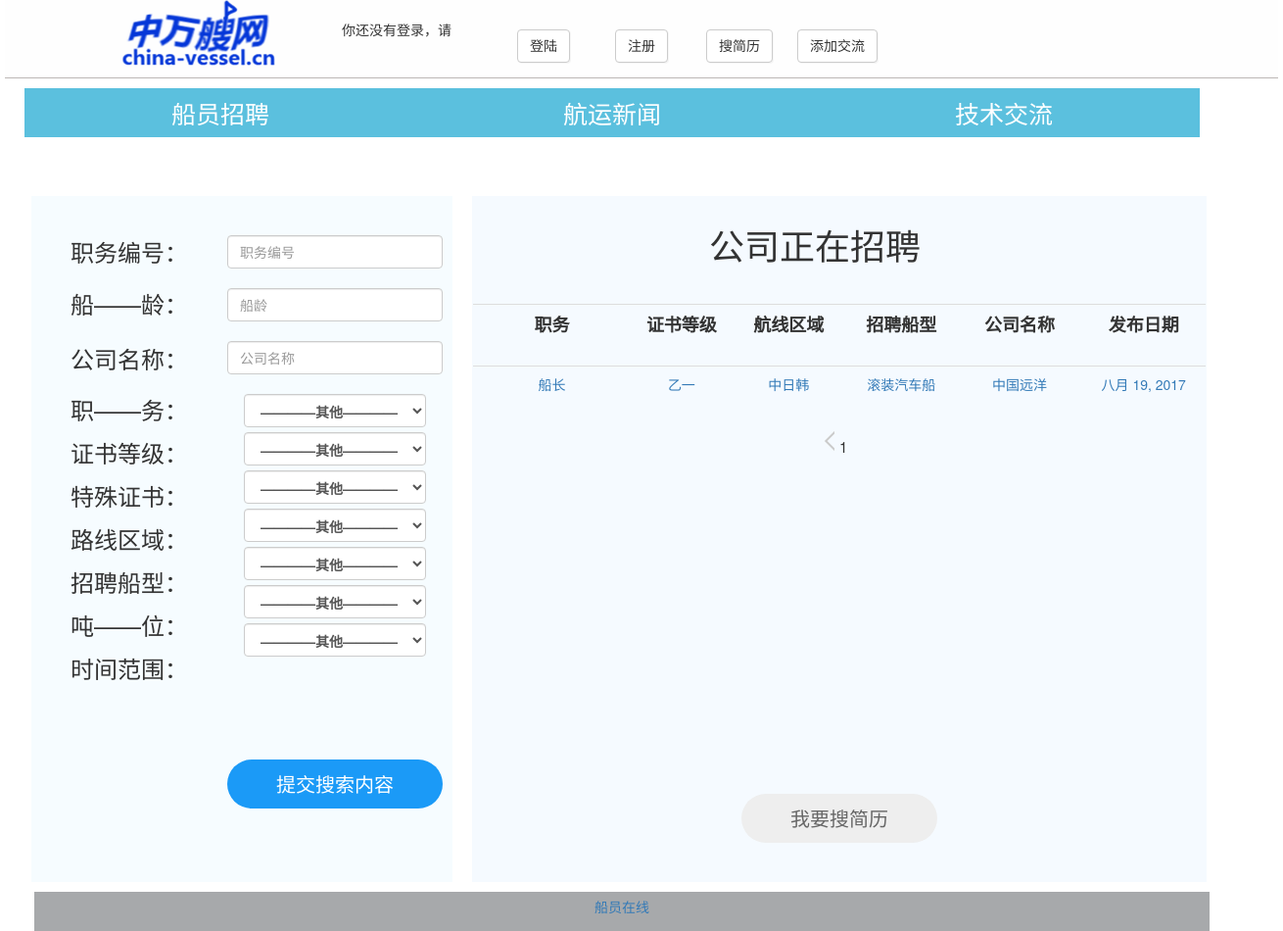
Before: / with the older database file.
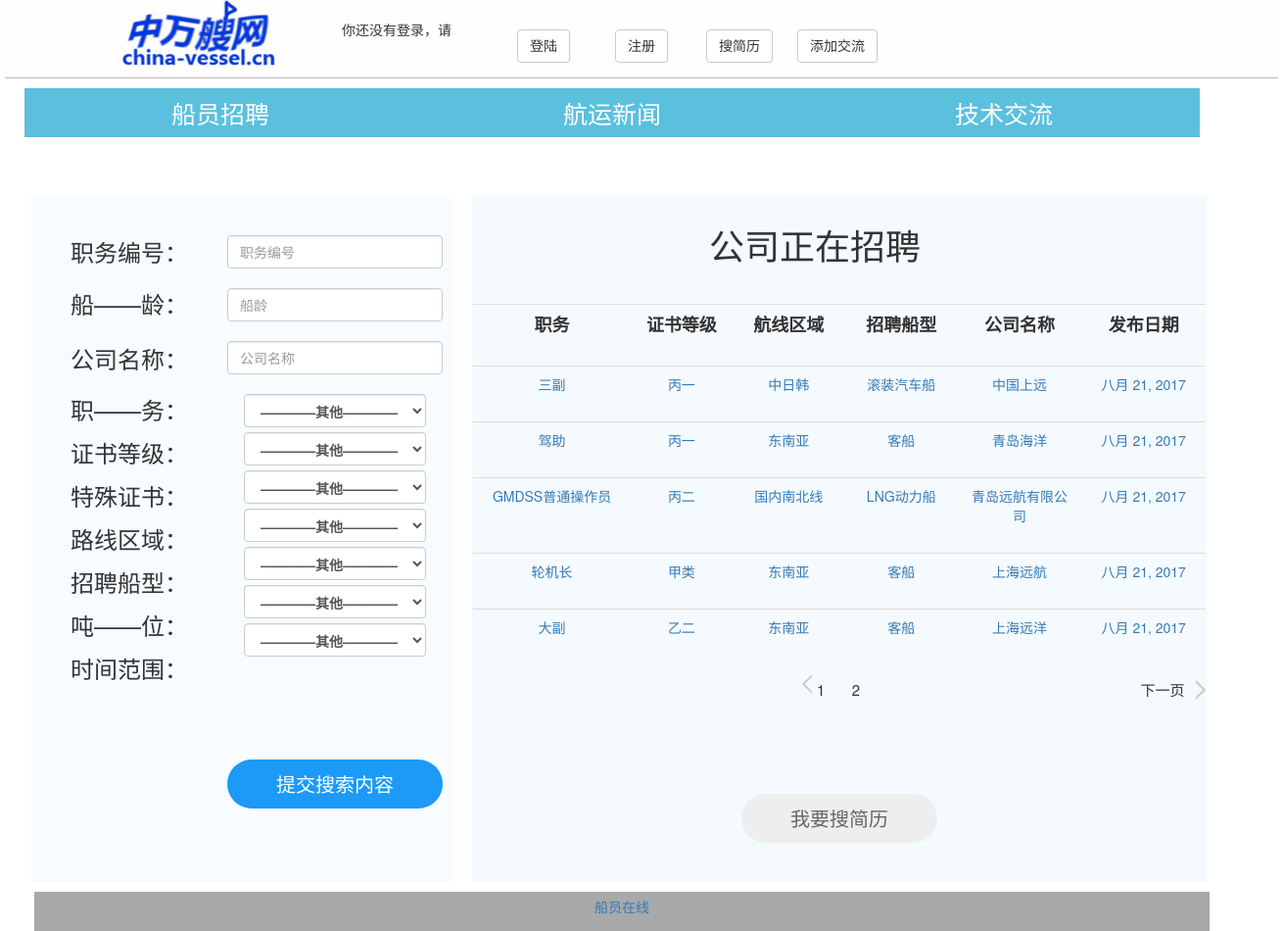
After: the same page with the newer database file.
### shipmanager/models.py (models this page shows, shortened)
class Library(models.Model):
    duty = models.CharField(max_length=70, null=True)
    duty_id = models.CharField('职务编号',max_length=20, null=True)
    ship_age = models.CharField('船龄',max_length=10, null=True)
    company_name = models.CharField('公司名称', max_length=300, null=True)
    certificate_level = models.CharField('证书等级', max_length=200, null=True)
    special_certificate = models.CharField('特殊证书', max_length=300, null=True)
    route_area = models.CharField('路线区域', max_length=300, null=True)
    recruitment_ship = models.CharField('招聘船型', max_length=300, null=True)
    tonnage = models.CharField('吨位', max_length=200, null=True)
    post_time = models.DateField('搜索时间', max_length=300, null=True, auto_now=True)
    time = models.CharField('搜索时间', max_length=300, null=True)
    onboard_location = models.CharField('上船地点', max_length=300, null=True)
    onboard_time = models.CharField('上船时间', max_length=200, null=True)
    salary = models.CharField('提供月薪', max_length=300, null=True)
    contract = models.CharField('合同年限', max_length=300, null=True)
    require = models.TextField('具体要求', max_length=300, null=True)
    QQ = models.CharField('在线QQ', max_length=300, null=True)
    contact = models.CharField('联系人', max_length=300, null=True)
    tel = models.CharField('公司电话', max_length=300, null=True)
    address = models.CharField('公司地址', max_length=300, null=True)
    property = models.CharField('公司性质', max_length=200, null=True)
    email = models.CharField('电子邮箱', max_length=300, null=True)
    introduction = models.TextField('公司介绍', max_length=300, null=True)
    class Meta:
        ordering = ['-post_time']

### shipmanager/views.py (the view)
# urls.py: url(r'^$', views.Search.as_view(), name='search'),
class Search(ListView):
    template_name = "recruit/search.html"
    context_object_name = "recruit_list"
    def get_queryset(self):
        search_ship_age = self.request.GET.get('search_ship_age')
        search_duty = self.request.GET.get('search_duty')
        search_duty_id = self.request.GET.get('search_duty_id')
        search_company_name = self.request.GET.get('search_company_name')
        search_certificate_level = self.request.GET.get('search_certificate_level')
        search_special_certificate = self.request.GET.get('search_special_certificate')
        search_route_area = self.request.GET.get('search_route_area')
        search_recruitment_ship = self.request.GET.get('search_recruitment_ship')
        search_tonnage = self.request.GET.get('search_tonnage')
        search_time = self.request.GET.get('search_time')
        self.request.session["ship_age"] = search_ship_age
        self.request.session["duty"] = search_duty
        self.request.session["duty_id"] = search_duty_id
        self.request.session["company_name"] = search_company_name
        self.request.session["certificate_level"] = search_certificate_level
        self.request.session["special_certificate"] = search_special_certificate
        self.request.session["route_area"] = search_route_area
        self.request.session["recruitment_ship"] = search_recruitment_ship
        self.request.session["tonnage"] = search_tonnage
        self.request.session["time"] = search_time
        recruit_list = Library.objects.all()
        if search_duty:
            Information.objects.create(
                ship_age=search_ship_age,
                duty=search_duty,
                duty_id=search_duty_id,
                company_name=search_company_name,
                certificate_level=search_certificate_level,
                special_certificate=search_special_certificate,
                route_area=search_route_area,
                recruitment_ship=search_recruitment_ship,
                tonnage=search_tonnage,
                time=search_time,
            )
        else:
            return recruit_list
    def get_context_data(self, **kwargs):
        return super(Search, self).get_context_data(**kwargs)

### shipmanager/templatetags/paginate_tags.py (called while the page is built)
def get_right(current_page, right, num_pages):
    if current_page == num_pages:
        return []
    return [i + 1 for i in range(current_page, current_page + right - 1)
            if i < num_pages - 1]

### templates/recruit/search.html (shortened to what this page needs)
{% extends 'base.html' %}
{% block content %}
<html lang="en">
<head>
</head>
<body onload="test1()">
<center>
    <div style="width: 1246px;height: 600px;padding-right: 20px;  padding-top: 30px">
        <div style="width: 450px;height: 700px;float: left">
            <div id="left">
                <br/>
                <h3 id="text1">职务编号：</h3>
                <h3 id="text1">船——龄：</h3>
                <h3 style="line-height: 40px">公司名称：</h3>
                <h3 id="text2">职——务：</h3>
                <h3 id="text2">证书等级：</h3>
                <h3 id="text2">特殊证书：</h3>
                <h3 id="text2">路线区域：</h3>
                <h3 id="text2">招聘船型：</h3>
                <h3 id="text2">吨——位：</h3>
                <h3 id="text2">时间范围：</h3>
                <br/><br/><br/>
            </div>
            <div id="right">
                <form role="search" method="get" id="form1" style="float:left">
                    <br/>
                    <input class="form-control" type="text" name="search_duty_id" placeholder="职务编号"><br/>
                    <input class="form-control" type="text" name="search_ship_age" placeholder="船龄"><br/>
                    <input class="form-control" type="text" name="search_company_name" placeholder="公司名称"><br/>
                    <label for="duty">
                        <select name="search_duty" class="form-control">
                            <option value="">————其他————</option>
                        </select>
                    </label><br/>
                    <label for="certificate_level">
                        <select name="search_certificate_level" class="form-control">
                            <option value="">————其他————</option>
                        </select>
                    </label><br/>
                    <label for="special_certificate">
                        <select name="search_special_certificate" class="form-control">
                            <option value="">————其他————</option>
                        </select>
                    </label><br/>
                    <label for="route_area">
                        <select name="search_route_area" class="form-control">
                            <option value="">————其他————</option>
                        </select>
                    </label><br/>
                    <label for="recruitment_ship">
                        <select name="search_recruitment_ship" class="form-control">
                            <option value="">————其他————</option>
                        </select>
                    </label><br/>
                    <label for="tonnage">
                        <select name="search_tonnage" class="form-control">
                            <option value="">————其他————</option>
                        </select>
                    </label><br/>
                    <label for="time">
                        <select name="search_time" class="form-control">
                            <option value="">————其他————</option>
                        </select>
                    </label><br/><br/><br/><br/><br/><br/>
                    <input type="submit" class="button button-primary button-pill button-large" value="提交搜索内容" onclick=test()>
                </form>
            </div>
        </div>
        <div style="float: left; padding-left: 0px">
            <div style="width: 750px; height: 700px;background-color: #f5faff">
                <div id="title">
                        <h1>公司正在招聘</h1>
                </div><br/><br/><br/><br/>
                <div style="width: 748px;height:500px">
                    <table class="table table-hover">
                        <tr>
                            <th style="width: 140px;text-align: center"><font size="4pt">职务</font></th>
                            <th style="width: 90px;text-align: center"><font size="4pt">证书等级</font></th>
                            <th style="width: 100px;text-align: center"><font size="4pt">航线区域</font></th>
                            <th style="width: 100px;text-align: center"><font size="4pt">招聘船型</font></th>
                            <th style="width: 110px;text-align: center"><font size="4pt">公司名称</font></th>
                            <th style="width: 110px;text-align: center"><font size="4pt">发布日期</font></th>
                        </tr>
                    </table>
                    {% load paginate_tags %}
                    {% for a in recruit_list %}
                        <table class="table table-hover">
                            <tr>
                                <td style="width: 140px;text-align: center"><a href="{% url 'shipmanager:company_detail' a.pk %}"><font>{{ a.duty }}</font></a></td>
                                <td style="width: 90px;text-align: center"><a href="{% url 'shipmanager:company_detail' a.pk %}"><font>{{ a.certificate_level }}</font></a></td>
                                <td style="width: 100px;text-align: center"><a href="{% url 'shipmanager:company_detail' a.pk %}"><font>{{ a.route_area }}</font></a></td>
                                <td style="width: 100px;text-align: center"><a href="{% url 'shipmanager:company_detail' a.pk %}"><font>{{ a.recruitment_ship }}</font></a></td>
                                <td style="width: 110px;text-align: center"><a href="{% url 'shipmanager:company_detail' a.pk %}"><font>{{ a.company_name }}</font></a></td>
                                <td style="width: 110px;text-align: center"><a href="{% url 'shipmanager:company_detail' a.pk %}"><font>{{ a.post_time }}</font></a></td>
                            </tr>
                        </table>
                    {% endfor %}
                    <div style="width: 748px">
                        {% include 'recruit/pagination1.html' %}
                    </div>
                </div>
               <div>
                    <input type="submit" class="button  button-pill button-large" value="我要搜简历" onclick=window.location.href='/search_crew'>
                </div>
            </div>
        </div>
    </div>
</center>
</body>
</html>
{% endblock %}

### templates/base.html (shortened to what this page needs)
<!DOCTYPE html>
{% load staticfiles %}
<html lang="zh-CN">
<head>
    <link rel="stylesheet" href="{% static 'shipmanager/css/style.css' %}">
    <link rel="stylesheet" href="{% static 'shipmanager/css/pygments/manni.css' %}">
    <link rel="stylesheet" href="{% static 'lib/css/bootstrap.min.css' %}">
</head>
<body>
<center>
    <div style="width: 1300px;height: 150px">
         <div id="header" style="padding-left:100px;height: 80px;width: 1300px">
             <div  style="float:left;width: 200px">
                <a href="/" class="logo1"></a>
             </div>
             <div style="float:left;height: 78px;width: 1000px">
                 {% if user.is_authenticated %}
                     <div style="float:left;width: 200px;height: 50px;padding-top: 20px">
                         <p>你已登录，欢迎你：<a href="/personal">{{ user.username }}</a></p>
                     </div>
                     <div style="float:left;width: 100px;height: 50px;padding-top: 30px">
                         <button class="btn btn-default" onclick="window.location.href='{% url 'logout' %}?next={{ request.path}} '">注销登陆</button>
                     </div>
                     <div style="float:left;width: 100px;height: 50px;padding-top: 30px">
                         <button class="btn btn-default" onclick="window.location.href='{% url 'password_change' %}?next={{ request.path}} '">修改密码</button>
                     </div>
                      <div style="float:left;width: 100px;height: 50px;padding-top: 30px">
                         <button class="btn btn-default" onclick="window.location.href='{% url 'shipmanager:recruit' %}'">发布招聘</button>
                     </div>
                     <div style="float:left;width: 100px;height: 50px;padding-top: 30px">
                         <button class="btn btn-default" onclick="window.location.href='{% url 'shipmanager:personal' %}'">发布简历</button>
                     </div>
                     <div style="float:left;width: 100px;height: 50px;padding-top: 30px">
                         <button class="btn btn-default" onclick="window.location.href='{% url 'shipmanager:search_crew' %}'">搜简历</button>
                     </div>
                     <div style="float:left;width: 100px;height: 50px;padding-top: 30px">
                         <button class="btn btn-default" onclick="window.location.href='{% url 'shipmanager:post_article' %}'">写文章</button>
                     </div>
                     <div style="float:left;width: 100px;height: 50px;padding-top: 30px">
                         <button class="btn btn-default" onclick="window.location.href='{% url 'shipmanager:add_contact' %}'">添加交流</button>
                     </div>
                 {% else %}
                     <div style="float:left;width: 200px;height: 50px;padding-top: 20px">
                         <p>你还没有登录，请</p>
                     </div>
                     <div style="float:left;width: 100px;height: 50px;padding-top: 30px">
                         <button class="btn btn-default" onclick="window.location.href='{% url 'login' %}?next={{ request.path}} '">登陆</button>
                     </div>
                     <div style="float:left;width: 100px;height: 50px;padding-top: 30px">
                         <button class="btn btn-default" onclick="window.location.href='{% url 'shipmanager:register' %}?next={{ request.path}} '">注册</button>
                     </div>
                     <div style="float:left;width: 100px;height: 50px;padding-top: 30px">
                         <button class="btn btn-default" onclick="window.location.href='{% url 'shipmanager:search_crew' %}'">搜简历</button>
                     </div>
                     <div style="float:left;width: 100px;height: 50px;padding-top: 30px">
                         <button class="btn btn-default" onclick="window.location.href='{% url 'shipmanager:add_contact' %}'">添加交流</button>
                     </div>
                 {% endif %}
             </div>
        </div>
        <div class="nav">
            <ul>
                <li><a href="/search">船员招聘</a></li>
                <li><a href="/news">航运新闻</a></li>
                <li><a href="/contact">技术交流</a></li>
            </ul>
        </div>
    </div>
</center>
<br/>
{% block content %}{% endblock %}
    <br/><br/><br/><br/><br/><br/><br/>
<center>
    <div style="width: 1300px;padding-right: 40px">
        <div id="foot" class="noselect" style="width: 1200px">
            <ul id="ft-links">
                <li><a href="http://crew.sol.com.cn">船员在线</a></li>
            </ul>
        </div>
    </div>
</center>
</body>
</html>

### templates/recruit/pagination1.html (shortened to what this page needs)
<div id="pagenavi" class="noselect">
    <div style="padding-right: 0px;width: 500px;border: 1px solid #f5faff">
        {% if first_page == current_page %}
            <span class="icon-previous">1</span>
        {% else %}
            <a href="?page=1" class="icon-previous">1</a>
        {% endif %}
        {% if last_page != 1 %}
            {% if last_page == current_page %}
                <span class="current">{{ last_page }}</span>
            {% else %}
                <a href="?page={{ last_page }}">{{ last_page }}</a>
            {% endif %}
        {% endif %}
        {% if recruit_list.has_next %}
            <a class="next-page" href="?page={{ recruit_list.next_page_number }}">
                下一页<span class="icon-next"></span>
            </a>
        {% endif %}
    </div>
</div>

### templates/base.html (style rules this page uses)
#foot { background-color: #a7a9ab; color:white; clear:both; text-align:center; padding:5px; }
.nav ul { width:1280px; margin:0 auto; height:50px; padding: 10px; }
.nav ul li { float:left; }
.nav ul li a { width:400px; height:50px; line-height:50px; background: #5bc0de; color:#FFF; font-size:25px; display:block; text-align:center; text-decoration:none; }

### templates/recruit/search.html (style rules this page uses)
#title { width: 850px; height: 30px; line-height: 100px; padding-right: 150px; padding-top: 10px; }
#right { float:left; width: 230px; height: 700px; background-color: #f6fcff; padding-top: 20px; }
#left { float: left; width: 200px; height: 700px; background-color: #f6fcff; }
#text1 { line-height: 33px; }
#text2 { line-height: 24px; }

Changed rows visible on the page:
no longer on this page (row unchanged): Library: duty "船长", certificate_level "乙一", route_area "中日韩", recruitment_ship "滚装汽车船", company_name "中国远洋", post_time "八月 19, 2017"
added Library: duty "三副", certificate_level "丙一", route_area "中日韩", recruitment_ship "滚装汽车船", company_name "中国上远", post_time "八月 21, 2017"
added Library: duty "驾助", certificate_level "丙一", route_area "东南亚", recruitment_ship "客船", company_name "青岛海洋", post_time "八月 21, 2017"
added Library: duty "GMDSS普通操作员", certificate_level "丙二", route_area "国内南北线", recruitment_ship "LNG动力船", company_name "青岛远航有限公司", post_time "八月 21, 2017"
added Library: duty "轮机长", certificate_level "甲类", route_area "东南亚", recruitment_ship "客船", company_name "上海远航", post_time "八月 21, 2017"
added Library: duty "大副", certificate_level "乙二", route_area "东南亚", recruitment_ship "客船", company_name "上海远洋", post_time "八月 21, 2017"
Other visible differences:
{{ last_page }}: (not shown) → "2"
text now shown: "下一页"
